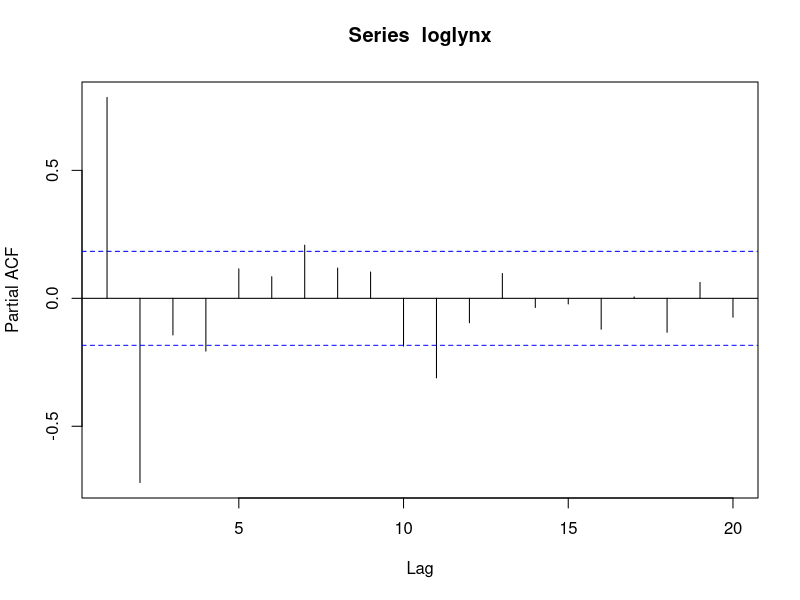
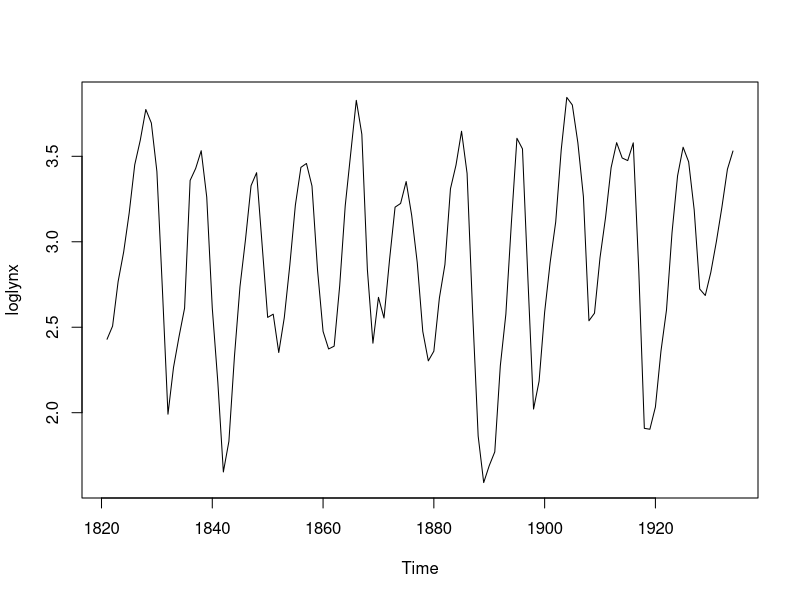
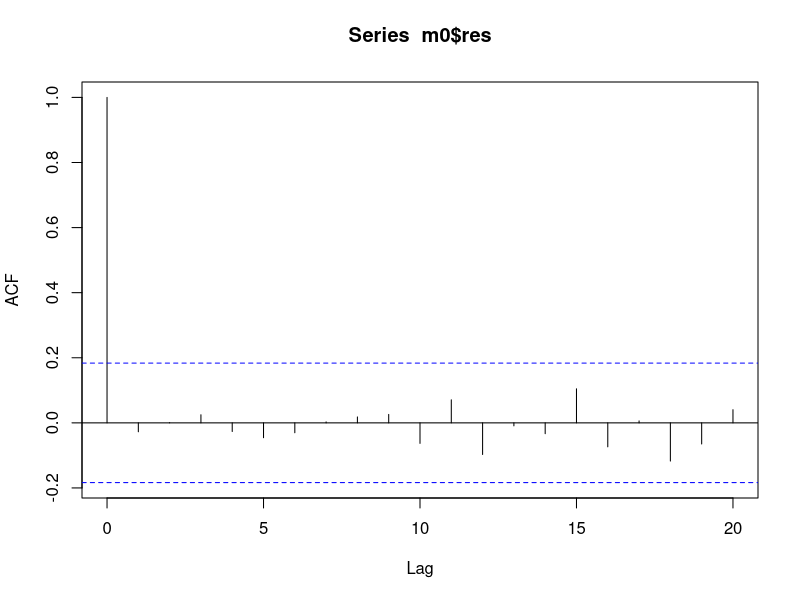
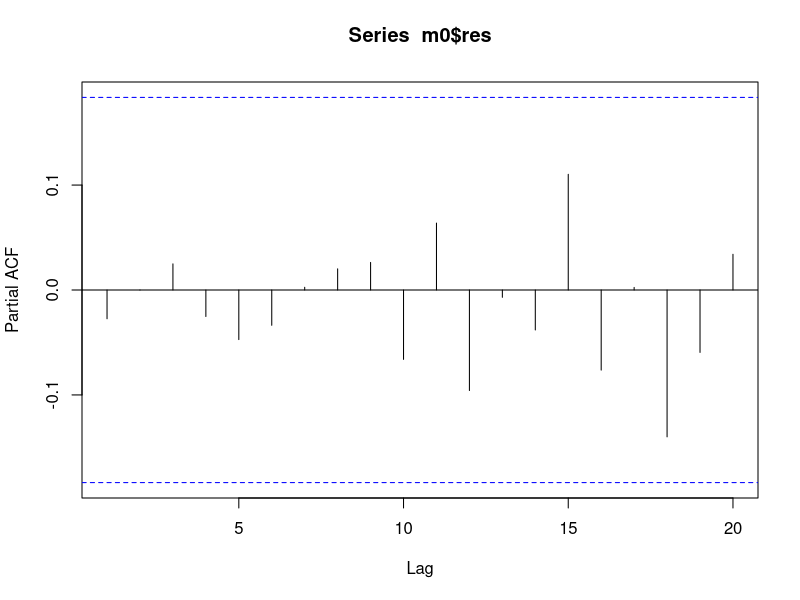
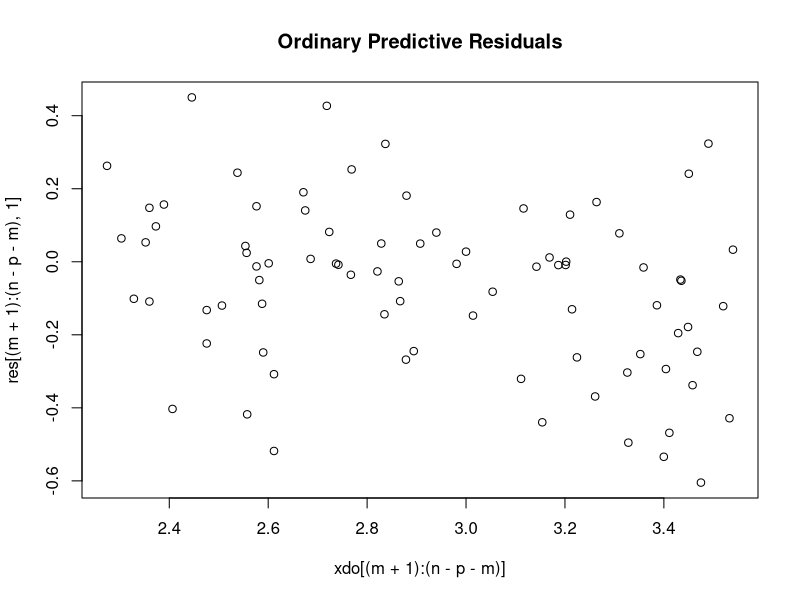
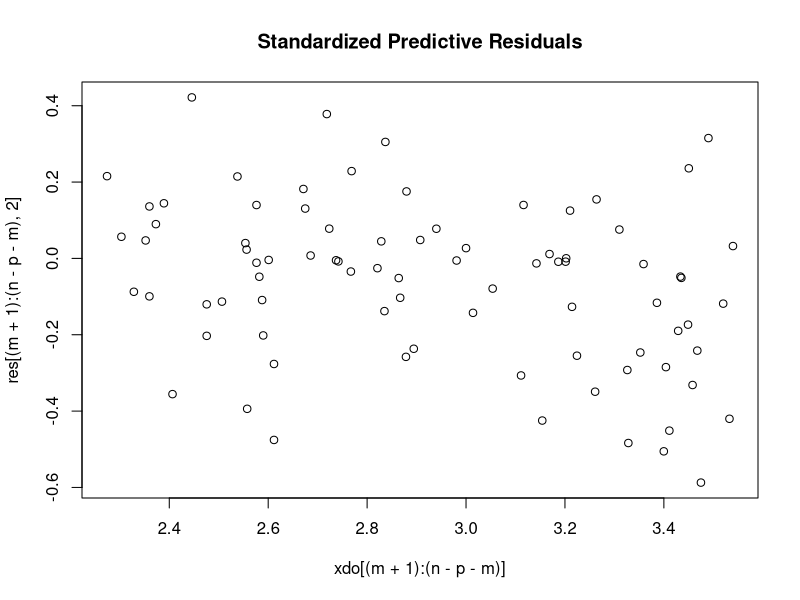
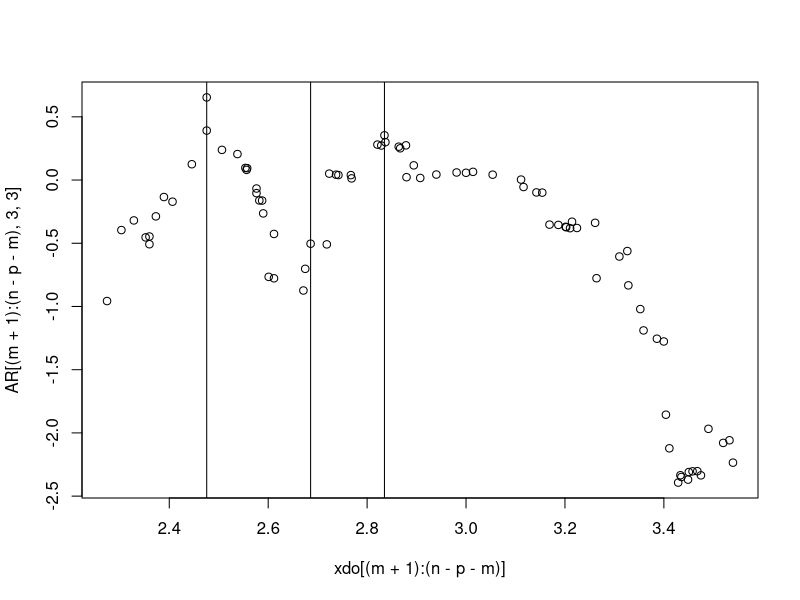
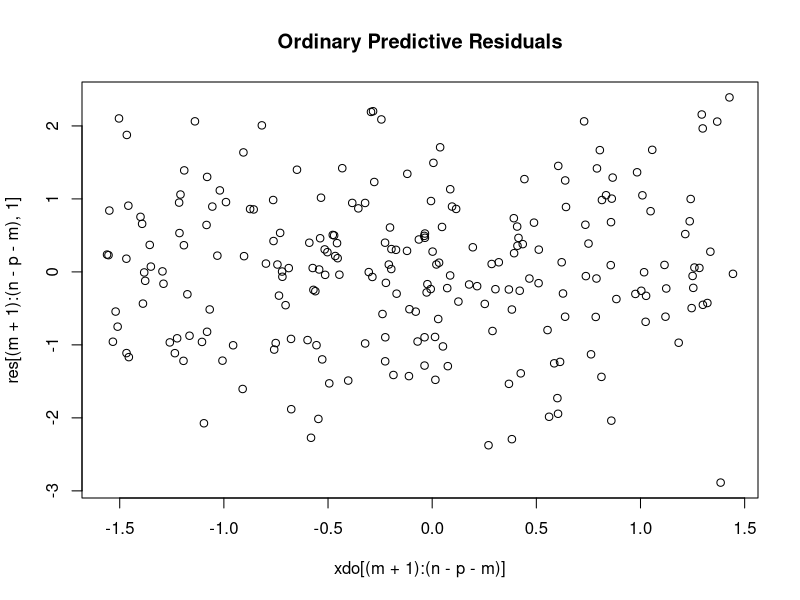

Write the R code that produced these figures, in order.
data(lynx);
loglynx <- log10(lynx)

pacf(loglynx)
plot(loglynx,type="l")
m0=ar(loglynx)
m0=arima(loglynx,order=c(11,0,0))
acf(m0$res)
pacf(m0$res)
x=loglynx

########### arranged autoregression
n=length(x)
p = 3
#Perform the threshold F-test to decide whether it is necessary to use a TAR model. Perform the test for d = 1, 2, 3. If a TAR model is necessary, identify d.

# for (d in 1:3) {
d=2 
m=n%/%10+p
X=array(0,c(n-p,(p+1)))
xd=x[(p+1-d):(n-d)]
index=order(xd)
xdo=xd[index]
for (i in 1:(n-p)){
  ind=index[i]+p-d+d
  X[i,]=x[ind:(ind-p)]
}

res=array(0,c(n-p,2))
AR=array(0,c(n-p,p+1,3))
for (i in m:(n-p-1)){
  fit=lm(X[1:i,1]~X[1:i,2:(p+1)])
  xnew=as.vector(X[i+1,2:(p+1)])
  xnew=c(1,xnew)
  pred=sum(fit$coef[1:(p+1)]*xnew)
  fit.s=summary(fit)
  res[i+1,1]=X[i+1]-pred
  temp=1+t(xnew)%*%fit.s$cov%*%(xnew)
  res[i+1,2]=res[i+1,1]/sqrt(temp)
  #res[i+1,2]=res[i+1,2]/fit.s$sigma
  AR[i+1,,1]=fit.s$coef[,1]
  AR[i+1,,2]=fit.s$coef[,2]
  AR[i+1,,3]=fit.s$coef[,3]
}

res.m=lm(res[(m+1):(n-p),2]~X[(m+1):(n-p),2:(p+1)])
res.s=summary(res.m)
summary(res.m)
F=(sum(res[(m+1):(n-p),2]^2)-res.s$sigma^2*(n-p-m-p-1))/(p+1)/res.s$sigma^2
F
 print( 1-pf(F,p+1,(n-p-m-p-1)) ) # reject null hypothesis 

#there is a tar 
#d = 1   0.001591441
#d=2 0.0002000959
#d=3  0.002315181

plot(xdo[(m+1):(n-p-m)],res[(m+1):(n-p-m),1],main="Ordinary Predictive Residuals")
plot(xdo[(m+1):(n-p-m)],res[(m+1):(n-p-m),2],main="Standardized Predictive Residuals")

plot(xdo[(m+1):(n-p-m)],AR[(m+1):(n-p-m),3,3])


xdo[(m+1):(n-p-m)]

abline(v=c( 2.475671,2.685742,2.835056 ))

threshold1= c ( 2.475671, 2.475671 ,2.506505)
threshold2= c (  2.671173 ,2.674861, 2.685742 )
threshold3= c (2.835056 ,2.836957, 2.863917)
aicforth1 <- rep(0.0, 3)
aicforth2 <- rep(0.0, 3)
aicforth3 <- rep(0.0, 3)
th1<-2.506505
th2 <- 2.685742
th3<-2.835056
for(th3 in threshold3)
{
num1=length(which( xd< th1))
num2=length(which((xd>= th1) & (xd< th2)))
num3=length(which((xd>=th2) & (xd< th3 )))
num4=length(which(xd>=th3))
ind1=1:num1
ind2=(num1+1):(num1+num2)
ind3=(num1+num2+1):(num1+num2+num3)
ind4=(num1+num2+num3+1):(num1+num2+num3+num4)
## Regime 1
for (i in 2:4) {
  fit1=lm(X[ind1,1]~X[ind1,2:(i)])
  fit1.s=summary(fit1)
  print("Regime 1 ")
  print(AIC(fit1))
}
p1=3

fit1=lm(X[ind1,1]~X[ind1,2:(p1+1)])
fit1.s=summary(fit1)
## num1*log(fit1.s$sigma^2*(num1-p1-1)/num1) + 2*(p1+1)
AIC(fit1)
fit1.s
## Regime 2

for (i in 2:4) {
  fit2=lm(X[ind2,1]~X[ind2,2:i]) ## order identified by aic
  fit2.s=summary(fit2)
  print("Regime 2 ")
  print( AIC(fit2) )
}

fit2=lm(X[ind2,1]~X[ind2,2:4]) ## order identified by aic
fit2.s=summary(fit2)
AIC(fit2)
fit2.s

## Regime 3
for (i in 2:4) {
  fit3=lm(X[ind3,1]~X[ind3,2:i]) ## order identified by aic
  fit3.s=summary(fit3)
  print("Regime 3 ")
  print(AIC(fit3))
  
}
fit3=lm(X[ind3,1]~X[ind3,2:2]) ## order identified by aic
fit3.s=summary(fit3)
AIC(fit3)
fit3.s

## Regime 4
for (i in 2:4) {
  fit4=lm(X[ind4,1]~X[ind4,2:i]) ## order identified by aic
  fit4.s=summary(fit4)
  print("Regime 4 ")
  print(AIC(fit4))
}
fit4=lm(X[ind4,1]~X[ind4,2:2]) ## order identified by aic
fit4.s=summary(fit4)
AIC(fit4)
fit4.s
}
AIC(fit1)+AIC(fit2)+AIC(fit3)+AIC(fit4)

coef=array(0,c(4,4))
coef[1,1:4]=fit1$coef
coef[2,1:4]=fit2$coef
coef[3,1:2]=fit3$coef
coef[4,1:2]=fit4$coef
sigma=c(fit1.s$sigma*sqrt((num1-4)/num1),fit2.s$sigma*sqrt((num2-4)/num2),fit3.s$sigma*sqrt((num3-2)/num3),fit4.s$sigma*sqrt((num4-2)/num4))
tar=function(x){
  #2.475671,2.685742,2.835056 
  xx=c(1,x)
  if (x[1]<2.475671){y=coef[1,]%*%xx+rnorm(1,0,sigma[1])}
  else if (x[1]<2.685742)   {y=coef[2,]%*%xx+rnorm(1,0,sigma[2])}
  else if (x[1]< 2.835056 )  {y=coef[3,]%*%xx+rnorm(1,0,sigma[3])}
  else  {y=coef[4,]%*%xx+rnorm(1,0,sigma[4])}
}
coef[1,]
temp=x[n:(n-2)]

#Perform the parametric bootstrapping to make forecasts of horizon 1, 2, 3.
#Take T = 114 as the forecast origin.
h=3
B=5000
BS=array(0,c(h,B))
for (i in 1:B){
  temp=x[n:(n-2)]
  BS[1,i]=tar(temp)
  temp=c(BS[1,i],temp)
  temp=temp[1:3]
  BS[2,i]=tar(temp)
  temp=c(BS[2,i],temp)
  temp=temp[1:3]
  BS[3,i]=tar(temp)
}
mean(BS[1,])
mean(BS[2,])
mean(BS[3,])
###################### behaviro of t-ratio in a AR model

x=arima.sim(300,model=list(ar=c(.7)))
########### arranged autoregression
n=length(x)
p=3
d=2
m=n%/%10+p
X=array(0,c(n-p,(p+1)))
xd=x[(p+1-d):(n-d)]
index=order(xd)
xdo=xd[index]
for (i in 1:(n-p)){
  ind=index[i]+p-d+d
  X[i,]=x[ind:(ind-p)]
}

res=array(0,c(n-p,2))
AR=array(0,c(n-p,p+1,4))
for (i in m:(n-p-1)){
  fit=lm(X[1:i,1]~X[1:i,2:(p+1)])
  xnew=as.vector(X[i+1,2:(p+1)])
  xnew=c(1,xnew)
  pred=sum(fit$coef[1:(p+1)]*xnew)
  fit.s=summary(fit)
  res[i+1,1]=X[i+1]-pred
  temp=1+t(xnew)%*%fit.s$cov%*%(xnew)
  res[i+1,2]=res[i+1,1]/sqrt(temp)
  #res[i+1,2]=res[i+1,2]/fit.s$sigma
  AR[i+1,,1]=fit.s$coef[,1]
  AR[i+1,,2]=fit.s$coef[,2]
  AR[i+1,,3]=fit.s$coef[,3]
}


res.m=lm(res[(m+1):(n-p),2]~X[(m+1):(n-p),2:(p+1)])
res.s=summary(res.m)
summary(res.m)
F=(sum(res[(m+1):(n-p),2]^2)-res.s$sigma^2*(n-p-m-p-1))/(p+1)/res.s$sigma^2
F
1-pf(F,p+1,(n-p-m-p-1))

plot(xdo[(m+1):(n-p-m)],res[(m+1):(n-p-m),1],main="Ordinary Predictive Residuals")
plot(xdo[(m+1):(n-p-m)],res[(m+1):(n-p-m),2],main="Standardized Predictive Residuals")

plot(xdo[(m+1):(n-p-m)],AR[(m+1):(n-p-m),2,3])


